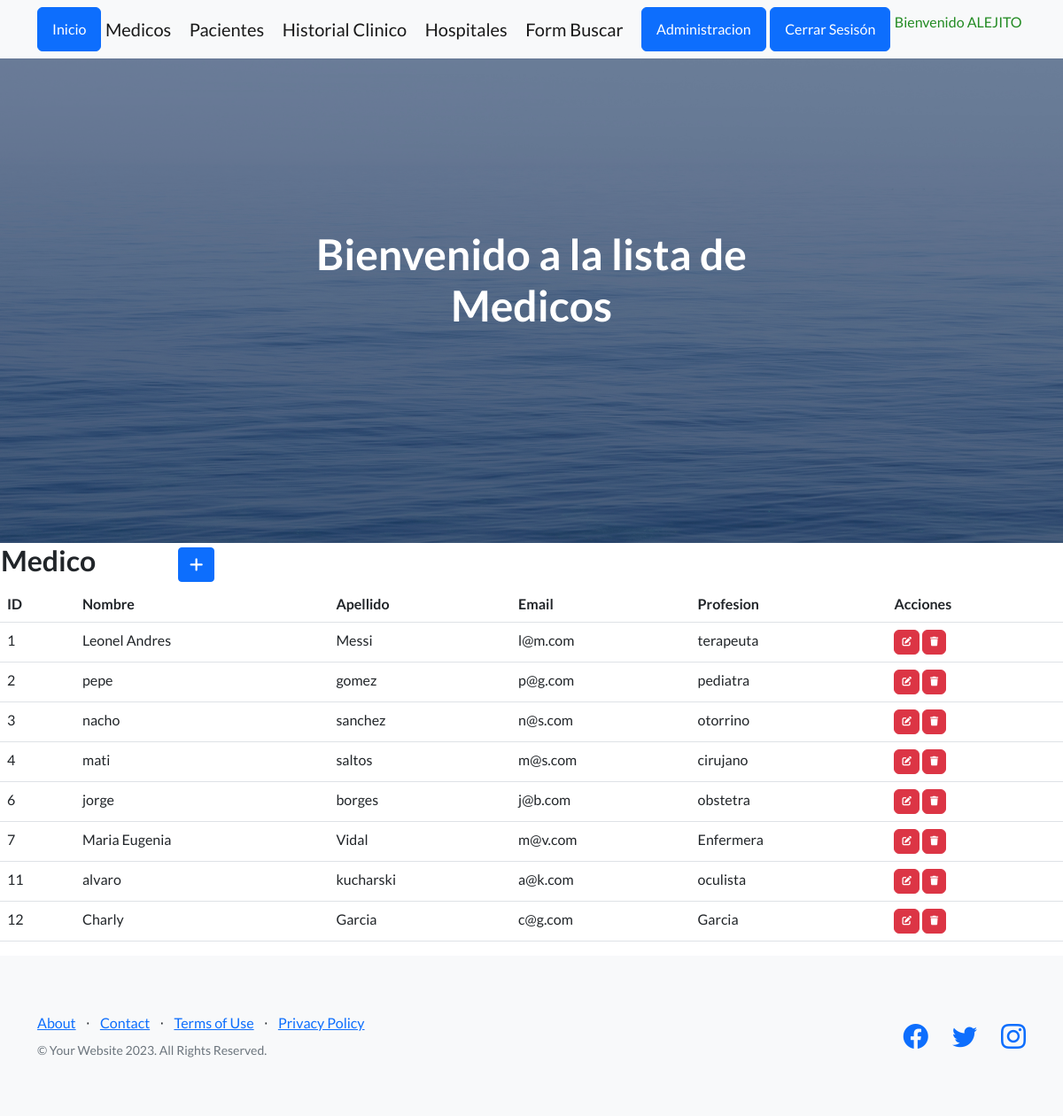
Screenshot of /aplicacion/medicos/ (signed in) with the database file from the repository.
### aplicacion/models.py (models this page shows, shortened)
class Medico(models.Model):
    nombre = models.CharField(max_length=50)
    apellido = models.CharField(max_length=50)
    email = models.EmailField()
    profesion = models.CharField(max_length=50)

### aplicacion/views.py (the view)
# urls.py: path('medicos/', medicos, name="medicos"),
@login_required
def medicos(request):
    ctx = {"medicos": Medico.objects.all() }
    return render(request, "aplicacion/medicos.html", ctx)

### aplicacion/templates/aplicacion/medicos.html (shortened to what this page needs)
{% extends 'aplicacion/base.html' %}
{% load static %}
{% block cabecera %}
    Bienvenido a la lista de Medicos
{% endblock cabecera %}
{% block contenido %}
<table>
    <tr>
        <td width="200"><h2>Medico</h2></td>
        <td>
            <a href="{% url 'create_medico' %}"
               class="btn btn-primary btn-sm"
               >
            </a>
        </td>
    </tr>
</table>
<table class="table">
    <thead>
        <tr>
            <th>ID</th>
            <th>Nombre</th>
            <th>Apellido</th>
            <th>Email</th>
            <th>Profesion</th>
            <th>Acciones</th>
        </tr>
    </thead>
    <tbody>
    {% for medico in medicos %}
    <tr>
        <td>{{ medico.id }}</td>
        <td>{{ medico.nombre }}</td>
        <td>{{ medico.apellido }}</td>
        <td>{{ medico.email}}</td>
        <td>{{medico.profesion}}</td>
        <td>
            <a href="{% url 'update_medico' medico.id %}"
               class="btn btn-danger"
               style="--bs-btn-padding-y: .25rem; --bs-btn-padding-x: .5rem; --bs-btn-font-size: .75rem;"
               >
            </a>
            <a href="{% url 'delete_medico' medico.id %}"
               class="btn btn-danger"
               style="--bs-btn-padding-y: .25rem; --bs-btn-padding-x: .5rem; --bs-btn-font-size: .75rem;"
               >
            </a>
        </td>
    </tr>
    {% endfor %}
    </tbody>
</table>
{% endblock contenido %}

### aplicacion/templates/aplicacion/base.html (shortened to what this page needs)
<!DOCTYPE html>
<html lang="en">
    <head>
        {% load static %}
        <link href="https://cdn.jsdelivr.net/npm/bootstrap-icons@1.5.0/font/bootstrap-icons.css" rel="stylesheet" type="text/css" />
        <link rel="stylesheet" href="https://cdnjs.cloudflare.com/ajax/libs/font-awesome/6.4.0/css/all.min.css">
        <link href="{% static 'aplicacion/css/styles.css' %}" rel="stylesheet" />
    </head>
    <body>
        <nav class="navbar navbar-light bg-light static-top">
            <div class="container">
                <a class="btn btn-primary" href="{% url 'inicio' %}">Inicio</a>
                {% if user.is_authenticated %}
                <a class="navbar-brand" href="{% url 'medicos' %}">Medicos</a>
                <a class="navbar-brand" href="{% url 'pacientes' %}">Pacientes</a>
                <a class="navbar-brand" href="{% url 'historial_clinico' %}">Historial Clinico</a>
                <a class="navbar-brand" href="{% url 'hospital' %}">Hospitales</a>
                <a class="navbar-brand" href="{% url 'buscar_medico' %}">Form Buscar</a>
                <a class="btn btn-primary" href="{% url 'admin:index' %}">Administracion</a>
                <a class="btn btn-primary" href="{% url 'logout' %}">Cerrar Sesisón</a>
                <p style="color: forestgreen">Bienvenido {{ user.username|upper }}</p>
                {% else %}
                <a class="btn btn-success" href="{% url 'register' %}">Registrarme</a>
                <a class="btn btn-success" href="{% url 'login' %}">Iniciar Sesión</a>
                {% endif %}
            </div>
        </nav>
        <header class="masthead">
            <div class="container position-relative">
                <div class="row justify-content-center">
                    <div class="col-xl-6">
                        <div class="text-center text-white">
                            <h1 class="mb-5">
                                {% block cabecera %}{% endblock cabecera %}
                            </h1>
                        </div>
                    </div>
                </div>
            </div>
        </header>
        {% block contenido %}{% endblock contenido %}
        <footer class="footer bg-light">
            <div class="container">
                <div class="row">
                    <div class="col-lg-6 h-100 text-center text-lg-start my-auto">
                        <ul class="list-inline mb-2">
                            <li class="list-inline-item"><a href="#!">About</a></li>
                            <li class="list-inline-item">⋅</li>
                            <li class="list-inline-item"><a href="#!">Contact</a></li>
                            <li class="list-inline-item">⋅</li>
                            <li class="list-inline-item"><a href="#!">Terms of Use</a></li>
                            <li class="list-inline-item">⋅</li>
                            <li class="list-inline-item"><a href="#!">Privacy Policy</a></li>
                        </ul>
                        <p class="text-muted small mb-4 mb-lg-0">&copy; Your Website 2023. All Rights Reserved.</p>
                    </div>
                    <div class="col-lg-6 h-100 text-center text-lg-end my-auto">
                        <ul class="list-inline mb-0">
                            <li class="list-inline-item me-4">
                                <a href="#!"><i class="bi-facebook fs-3"></i></a>
                            </li>
                            <li class="list-inline-item me-4">
                                <a href="#!"><i class="bi-twitter fs-3"></i></a>
                            </li>
                            <li class="list-inline-item">
                                <a href="#!"><i class="bi-instagram fs-3"></i></a>
                            </li>
                        </ul>
                    </div>
                </div>
            </div>
        </footer>
    </body>
</html>

### rows the page displays
Medico: id "1", nombre "Leonel Andres", apellido "Messi", email "l@m.com", profesion "terapeuta"
Medico: id "2", nombre "pepe", apellido "gomez", email "p@g.com", profesion "pediatra"
Medico: id "3", nombre "nacho", apellido "sanchez", email "n@s.com", profesion "otorrino"
Medico: id "4", nombre "mati", apellido "saltos", email "m@s.com", profesion "cirujano"
Medico: id "6", nombre "jorge", apellido "borges", email "j@b.com", profesion "obstetra"
Medico: id "7", nombre "Maria Eugenia", apellido "Vidal", email "m@v.com", profesion "Enfermera"
Medico: id "11", nombre "alvaro", apellido "kucharski", email "a@k.com", profesion "oculista"
Medico: id "12", nombre "Charly", apellido "Garcia", email "c@g.com", profesion "Garcia"

### other values shown
{{ user.username|upper }} "ALEJITO"
